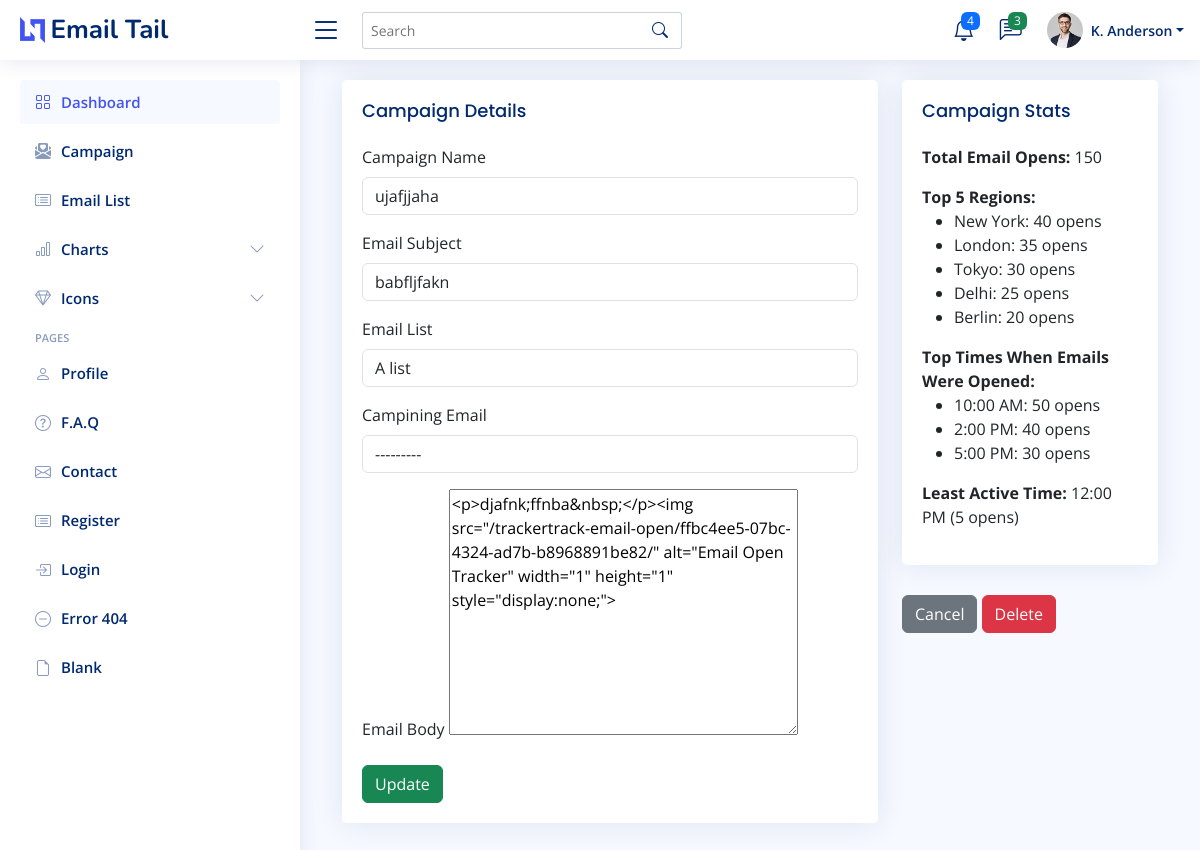
/campain/update/19 (signed in), run on the app's committed database.
### emailservice/models.py (models this page shows, shortened)
class EmailCampaign(models.Model):
    name = models.CharField(max_length=255)
    tracking_id = models.UUIDField(
        default=uuid.uuid4, editable=False, unique=True)
    created_at = models.DateTimeField(auto_now_add=True)
    subject = models.CharField(max_length=255)
    body = RichTextField()
    number_of_opens = models.IntegerField(default=0)
    email_list = models.ForeignKey(
        'EmailList', on_delete=models.SET_NULL, null=True)
    user = models.ForeignKey('user.User', on_delete=models.CASCADE)
    camping_email = models.OneToOneField('mailmanager.EmailSetting', blank=True, related_name='camping_email',on_delete=models.SET_NULL, null=True)

### emailservice/views.py (the view, shortened to what this page needs)
# urls.py: path('update/<int:pk>', view=views.EmailUpdate.as_view(),name='update'),
class EmailUpdate(CustomLoginRequiredMixin, UpdateView):
    model = EmailCampaign
    template_name = 'emailservice/update_campain.html'
    form_class = EmailCampaignForm
    def get_form_kwargs(self):
        kwargs = super().get_form_kwargs()
        kwargs['user'] = self.request.user  # Pass the user to the form
        return kwargs
    def get_context_data(self, **kwargs):
        context = super().get_context_data(**kwargs)
        total_email_opens = 150  # Example: Total email opens
        top_regions = [
            ("New York", 40),   # Region with number of opens
            ("London", 35),
            ("Tokyo", 30),
            ("Delhi", 25),
            ("Berlin", 20)
        ]
        top_times = [
            ("10:00 AM", 50),   # Time with number of opens
            ("2:00 PM", 40),
            ("5:00 PM", 30)
        ]
        least_active_time = "12:00 PM"   # Example: Least active time
        least_active_time_count = 5      # Example: Number of opens at that time
        context["campain_key"] = self.kwargs["pk"]
        context['total_email_opens'] = total_email_opens
        context['top_regions'] = top_regions
        context['top_times'] = top_times
        context['least_active_time'] = least_active_time
        context['least_active_time_count'] = least_active_time_count
        return context

### emailservice/models.py (called while the page is built)
    def __str__(self):
        return self.name

### mailmanager/models.py (called while the page is built)
    def __str__(self):
        return f"{self.gmail_address} for {self.user.username}"

### templates/emailservice/update_campain.html (shortened to what this page needs)
{% extends 'base.html' %}
{% load static %}
{% block content %}
{% include 'utils/sidebar.html' %}
<main id="main" class="main">
    <div class="container">
        <div class="row">
          <div class="col-lg-8 mb-4">
            <div class="card">
              <div class="card-body">
                <h5 class="card-title">Campaign Details</h5>
                <form method="POST">
                  <div class="mb-3">
                    <label for="name" class="form-label">Campaign Name</label>
                    {{ form.name }}
                  </div>
                  <div class="mb-3">
                    <label for="subject" class="form-label">Email Subject</label>
                    {{ form.subject }}
                  </div>
                  <div class="mb-3">
                    <label for="email_list" class="form-label">Email List</label>
                    {{ form.email_list }}
                  </div>
                  <div class="mb-3">
                    <label for="email_list" class="form-label">Campining Email</label>
                    {{ form.camping_email }}
                  </div>
                  <div class="mb-3">
                    <label for="email_body" class="form-label">Email Body</label>
                    {{ form.body }}
                  </div>
                  <button type="submit" class="btn btn-success">Update</button>
                </form>
              </div>
            </div>
          </div>
          <div class="col-lg-4">
            <div class="card">
              <div class="card-body">
                <h5 class="card-title">Campaign Stats</h5>
                <div class="mb-3">
                  <strong>Total Email Opens:</strong> {{ total_email_opens }}
                </div>
                <div class="mb-3">
                  <strong>Top 5 Regions:</strong>
                  <ul>
                    {% for region, count in top_regions %}
                      <li>{{ region }}: {{ count }} opens</li>
                    {% endfor %}
                  </ul>
                </div>
                <div class="mb-3">
                  <strong>Top Times When Emails Were Opened:</strong>
                  <ul>
                    {% for time, count in top_times %}
                      <li>{{ time }}: {{ count }} opens</li>
                    {% endfor %}
                  </ul>
                </div>
                <div class="mb-3">
                  <strong>Least Active Time:</strong> {{ least_active_time }} ({{ least_active_time_count }} opens)
                </div>
              </div>
            </div>
            <a href="{% url 'campain:list' %}" class="btn btn-secondary">Cancel</a>
            <a href="{% url 'campain:delete' campain_key %}" class="btn btn-danger">Delete</a>
          </div>
        </div>
      </div>
</main>
{% endblock content %}

### static/assets/css/style.css (style rules this page uses)
:root { scroll-behavior: smooth; }
body { font-family: "Open Sans", sans-serif; background: #f6f9ff; color: #444444; }
a { color: #4154f1; text-decoration: none; }
h1, h2, h3, h4, h5, h6 { font-family: "Nunito", sans-serif; }
#main { margin-top: 60px; padding: 20px 30px; transition: all 0.3s; }
.card { margin-bottom: 30px; border: none; border-radius: 5px; box-shadow: 0px 0 30px rgba(1, 41, 112, 0.1); }
.card-title { padding: 20px 0 15px 0; font-size: 18px; font-weight: 500; color: #012970; font-family: "Poppins", sans-serif; }
.card-body { padding: 0 20px 20px 20px; }
@media (min-width: 1200px) { #main, #footer { margin-left: 300px; } }

### data on the page
EmailCampaign: name "ujafjjaha", subject "babfljfakn", email_list "A list", camping_email "---------", body "<p>djafnk;ffnba&nbsp;</p><img src=\"/trackertrack-email-open/ffbc4ee5-07bc-4324-ad7b-b8968891be82/\" alt=\"Email Open Tracker\" width=\"1\" height=\"1\" style=\"display:none;\">"

### other printed values
{{ total_email_opens }} "150"
{{ region }} "New York" "London" "Tokyo" "Delhi" "Berlin"
{{ count }} "40" "35" "30" "25" "20"
{{ time }} "10:00 AM" "2:00 PM" "5:00 PM"
{{ count }} "50" "40" "30"
{{ least_active_time }} "12:00 PM"
{{ least_active_time_count }} "5"
